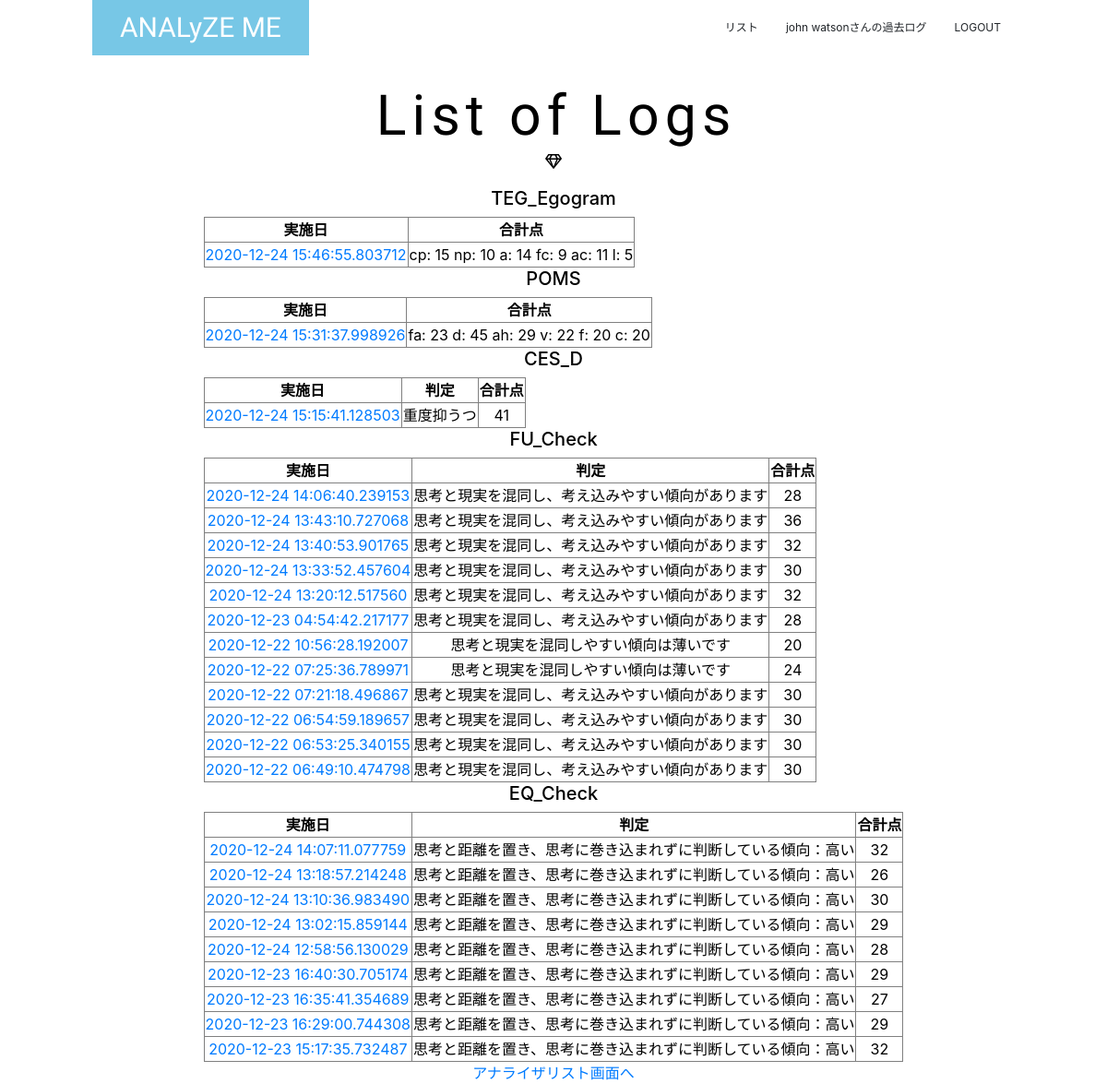
Page /logs/ (signed in) on the committed database.
### analyze_me/models/user.py (models this page shows, shortened)
class User(UserMixin, db.Model):
    __tablename__ = 'user'
    id = db.Column(db.Integer, primary_key=True)
    user_id = db.Column(db.String(50), unique=True)
    name = db.Column(db.String(30))
    password = db.Column(db.String(20), unique=True)
    created_at = db.Column(db.DateTime)
    fu_results = relationship('FU_results')
    eq_results = relationship('EQ_results')
    ces_results = relationship('CES_results')
    pom_results = relationship('POM_results')
    teg_results = relationship('TEG_results')

### analyze_me/models/results.py (models this page shows, shortened)
class TEG_results(db.Model):
    __tablename__ = 'teg_results'
    id = db.Column(db.Integer, primary_key=True, nullable=False)
    answers = db.Column(db.PickleType, nullable=True)
    a_sum = db.Column(db.PickleType, nullable=True)
    created_at = db.Column(db.DateTime)
    user_id = db.Column(db.Integer, db.ForeignKey('user.id', onupdate='CASCADE', ondelete='CASCADE'), nullable=False)

class POM_results(db.Model):
    __tablename__ = 'pom_results'
    id = db.Column(db.Integer, primary_key=True, nullable=False)
    answers = db.Column(db.PickleType, nullable=True)
    a_sum = db.Column(db.PickleType, nullable=True)
    created_at = db.Column(db.DateTime)
    user_id = db.Column(db.Integer, db.ForeignKey('user.id', onupdate='CASCADE', ondelete='CASCADE'), nullable=False)

class CES_results(db.Model):
    __tablename__ = 'ces_results'
    id = db.Column(db.Integer, primary_key=True, nullable=False)
    answers = db.Column(db.PickleType, nullable=True)
    a_sum = db.Column(db.Integer, nullable=True)
    judge = db.Column(db.String(200), nullable=True)
    created_at = db.Column(db.DateTime)
    user_id = db.Column(db.Integer, db.ForeignKey('user.id', onupdate='CASCADE', ondelete='CASCADE'), nullable=False)

class FU_results(db.Model):
    __tablename__ = 'fu_results'
    id = db.Column(db.Integer, primary_key=True, nullable=False)
    answers = db.Column(db.PickleType, nullable=True)
    a_sum = db.Column(db.Integer, nullable=True)
    judge = db.Column(db.String(200), nullable=True)
    created_at = db.Column(db.DateTime)
    user_id = db.Column(db.Integer, db.ForeignKey('user.id', onupdate='CASCADE', ondelete='CASCADE'), nullable=False)

class EQ_results(db.Model):
    __tablename__ = 'eq_results'
    id = db.Column(db.Integer, primary_key=True, nullable=False)
    answers = db.Column(db.PickleType, nullable=True)
    a_sum = db.Column(db.Integer, nullable=True)
    judge = db.Column(db.String(200), nullable=True)
    created_at = db.Column(db.DateTime)
    user_id = db.Column(db.Integer, db.ForeignKey('user.id', onupdate='CASCADE', ondelete='CASCADE'), nullable=False)

### analyze_me/views/views.py (the view)
@views.route('/logs/')
@login_required
def show_logs():
    fu_results = analyzer_service.find_all('fu')
    eq_results = analyzer_service.find_all('eq')
    ces_results = analyzer_service.find_all('ces')
    pom_results = analyzer_service.find_all('pom')
    teg_results = analyzer_service.find_all('teg')
    return render_template('logs/logs.html', fu_results=fu_results, \
                           eq_results=eq_results, ces_results=ces_results, \
                           pom_results=pom_results, teg_results=teg_results)

### analyze_me/__init__.py (called while the page is built)
@login_manager.user_loader
def load_user(user_id):
    return User.query.get(int(user_id))

### analyze_me/services/analyzer_service.py (called while the page is built)
def find_all(ex_id):
    if ex_id == 'fu':
        return FU_results.query.filter(FU_results.user_id == current_user.id).order_by(FU_results.id.desc()).all()
    elif ex_id == 'eq':
        return EQ_results.query.filter(EQ_results.user_id == current_user.id).order_by(EQ_results.id.desc()).all()
    elif ex_id == 'ces':
        return CES_results.query.filter(CES_results.user_id == current_user.id).order_by(CES_results.id.desc()).all()
    elif ex_id == 'pom':
        session['pom_fac'] = ["fa", "d", "ah", "v", "f", "c"]
        return POM_results.query.filter(POM_results.user_id == current_user.id).order_by(POM_results.id.desc()).all()
    elif ex_id == 'teg':
        session['teg_fac'] = ["cp", "np", "a", "fc", "ac", "l"]
        return TEG_results.query.filter(TEG_results.user_id == current_user.id).order_by(TEG_results.id.desc()).all()

### analyze_me/templates/logs/logs.html
{% extends "layout.html" %}
{% block body %}
<section class="logA">
    <div class="con">
        <h2>List of Logs</h2>
        <p class="symbol"><span class="far fa-gem"></span></p>
        <div>
            <h5>TEG_Egogram</h5>
            <table border="1">
                {% if teg_results %}
                <tr>
                    <th>実施日</th>
                    <th>合計点</th>
                </tr>
                {% else %}
                    <p>結果がありません</p>
                {% endif %}
                {% for teg_res in teg_results %}
                <tr>
                    <td>
                        <a href="{{ url_for('views.result', ex_id='teg', result_id=teg_res.id) }}">
                            {{ teg_res.created_at }}
                        </a>
                    </td>
                    <td>
                        {% for fac in session.teg_fac %}
                            {{ fac }}: {{ teg_res.a_sum[loop.index-1] }}
                        {% endfor %}
                    </td>
                </tr>
                {% endfor %}
            </table>
        </div>
        <div>
            <h5>POMS</h5>
            <table border="1">
                {% if pom_results %}
                <tr>
                    <th>実施日</th>
                    <th>合計点</th>
                </tr>
                {% else %}
                    <p>結果がありません</p>
                {% endif %}
                {% for pom_res in pom_results %}
                <tr>
                    <td>
                        <a href="{{ url_for('views.result', ex_id='pom', result_id=pom_res.id) }}">
                            {{ pom_res.created_at }}
                        </a>
                    </td>
                    <td>
                        {% for fac in session.pom_fac %}
                            {{ fac }}: {{ pom_res.a_sum[loop.index-1] }}
                        {% endfor %}
                    </td>
                </tr>
                {% endfor %}
            </table>
        </div>
        <div>
            <h5>CES_D</h5>
            <table border="1">
                {% if ces_results %}
                <tr>
                    <th>実施日</th>
                    <th>判定</th>
                    <th>合計点</th>
                </tr>
                {% else %}
                    <p>結果がありません</p>
                {% endif %}
                {% for ces_res in ces_results %}
                <tr>
                    <td>
                        <a href="{{ url_for('views.result', ex_id='ces', result_id=ces_res.id) }}">
                            {{ ces_res.created_at }}
                        </a>
                    </td>
                    <td>{{ ces_res.judge }}</td>
                    <td>{{ ces_res.a_sum }}</td>
                </tr>
                {% endfor %}
            </table>
        </div>
        <div>
            <h5>FU_Check</h5>
            <table border="1">
                {% if fu_results %}
                <tr>
                    <th>実施日</th>
                    <th>判定</th>
                    <th>合計点</th>
                </tr>
                {% else %}
                    <p>結果がありません</p>
                {% endif %}
                {% for fu_res in fu_results %}
                <tr>
                    <td>
                        <a href="{{ url_for('views.result', ex_id='fu', result_id=fu_res.id) }}">
                            {{ fu_res.created_at }}
                        </a>
                    </td>
                    <td>{{ fu_res.judge }}</td>
                    <td>{{ fu_res.a_sum }}</td>
                </tr>
                {% endfor %}
            </table>
        </div>
        <div>
            <h5>EQ_Check</h5>
            <table border="1">
                {% if eq_results %}
                <tr>
                    <th>実施日</th>
                    <th>判定</th>
                    <th>合計点</th>
                </tr>
                {% else %}
                    <p>結果がありません</p>
                {% endif %}
                {% for eq_res in eq_results %}
                <tr>
                    <td>
                    <a href="{{ url_for('views.result', ex_id='eq', result_id=eq_res.id) }}">
                        {{ eq_res.created_at }}
                    </a>
                    </td>
                    <td>{{ eq_res.judge }}</td>
                    <td>{{ eq_res.a_sum }}</td>
                </tr>
                {% endfor %}
            </table>
        </div>
        <a href="{{ url_for('analyzes.analyzer_list') }}">アナライザリスト画面へ</a>
    </div>
</section>
{% endblock %}

### analyze_me/templates/layout.html (shortened to what this page needs)
<!DOCTYPE html>
<html lang="ja">
<head>
    {% block head %}
    <link rel="stylesheet" href="{{ url_for('static', filename='style.css')}}">
    <link rel="stylesheet" href="https://stackpath.bootstrapcdn.com/bootstrap/4.5.0/css/bootstrap.min.css">
    <link rel="stylesheet" href="https://use.fontawesome.com/releases/v5.15.1/css/all.css">
    {% endblock %}
</head>
<body>
<div>
    <header>
        <nav class="conH">
            <div class="conH-small">
                <a class="headA" href="{{ url_for('views.index') }}">ANALyZE ME</a>
            </div>
            <div class="headB">
                <ul>
                    <li>
                        <a href="{{ url_for('analyzes.analyzer_list') }}">リスト</a>
                    </li>
                    {% if not current_user.is_authenticated %}
                    <li>
                        <a href="{{ url_for('auth.login') }}">LOGIN</a>
                    </li>
                    {% else %}
                    <li>
                        <a href="{{ url_for('views.show_logs') }}"><span>{{ current_user.name }}さんの</span>過去ログ</a>
                    </li>
                    <li>
                        <a href="{{ url_for('auth.logout') }}">LOGOUT</a>
                    </li>
                    {% endif %}
                </ul>
            </div>
        </nav>
    </header>
    {% block body %}{% endblock %}
</div>
</body>
</html>

### analyze_me/static/style.css (style rules this page uses)
:root { --main-color: #77C7E6; --accent-color: #E68E9F; --dark-color: #3A7E99; --opposite-color: #9AE665; --text-bright-color: #fff; --text-dark-color: #000; --gray-color: #ddd; --large-width: 1000px; --middle-width: 900px; }
@media (min-width: 800px) { :root { font-size: 16px; } }
body { margin: 0; font-family: 'メイリオ', 'Hiragino Kaku Gothic Pro', 'sans-serif'; }
.logA { display: flex; align-items: start; justify-content: center; height: 100vh; min-height: 450px; width: 100vw; min-width: 400px; color: #000; color: var(--text-dark-color); text-align: center; margin-left: auto; margin-right: auto; }
.logA .con { margin-top: 60px; max-width: 900px; max-width: var(--middle-width); margin-left: auto; margin-right: auto; }
.logA h2 { margin: 30px 0 0; font-family: 'Big Shoulders Stencil Display', cursive; font-size: 3.8rem; letter-spacing: 0.1em; margin-left: 0.1em; }
header { position: absolute; top: 0; left: 0; z-index: 100; width: 100%; background-color: rgba(255,255,255,0.5); }
.headA { display: inline-block; line-height: 60px; padding-left: 30px; padding-right: 30px; background-color: #77C7E6; background-color: var(--main-color); color: #fff; color: var(--text-bright-color); font-family: 'Big Shoulders Stencil Display', cursive; font-size: 30px; text-decoration: none; }
.headB ul { margin: 0; padding: 0; list-style: none; }
.headB a { display: block; padding: 15px; color: inherit; font-size: 12px; text-decoration: none; }
@media (min-width: 768px) { header .conH { display: flex; align-items: center; justify-content: space-between; max-width: 1000px; max-width: var(--large-width); margin-left: auto; margin-right: auto; } }
@media (min-width: 768px) { .headB ul { display: flex; } }
@media (min-width: 768px) { .headB { display: block !important; } }

### rows in the picture
User: name "john watson"
TEG_results: created_at "2020-12-24 15:46:55.803712", teg_fac "cp" "np" "a" "fc" "ac" "l", a_sum "15" "10" "14" "9" "11" "5"
POM_results: created_at "2020-12-24 15:31:37.998926", pom_fac "fa" "d" "ah" "v" "f" "c", a_sum "23" "45" "29" "22" "20" "20"
CES_results: created_at "2020-12-24 15:15:41.128503", judge "重度抑うつ", a_sum "41"
FU_results: created_at "2020-12-24 14:06:40.239153", judge "思考と現実を混同し、考え込みやすい傾向があります", a_sum "28"
FU_results: created_at "2020-12-24 13:43:10.727068", judge "思考と現実を混同し、考え込みやすい傾向があります", a_sum "36"
FU_results: created_at "2020-12-24 13:40:53.901765", judge "思考と現実を混同し、考え込みやすい傾向があります", a_sum "32"
FU_results: created_at "2020-12-24 13:33:52.457604", judge "思考と現実を混同し、考え込みやすい傾向があります", a_sum "30"
FU_results: created_at "2020-12-24 13:20:12.517560", judge "思考と現実を混同し、考え込みやすい傾向があります", a_sum "32"
FU_results: created_at "2020-12-23 04:54:42.217177", judge "思考と現実を混同し、考え込みやすい傾向があります", a_sum "28"
FU_results: created_at "2020-12-22 10:56:28.192007", judge "思考と現実を混同しやすい傾向は薄いです", a_sum "20"
FU_results: created_at "2020-12-22 07:25:36.789971", judge "思考と現実を混同しやすい傾向は薄いです", a_sum "24"
FU_results: created_at "2020-12-22 07:21:18.496867", judge "思考と現実を混同し、考え込みやすい傾向があります", a_sum "30"
FU_results: created_at "2020-12-22 06:54:59.189657", judge "思考と現実を混同し、考え込みやすい傾向があります", a_sum "30"
FU_results: created_at "2020-12-22 06:53:25.340155", judge "思考と現実を混同し、考え込みやすい傾向があります", a_sum "30"
FU_results: created_at "2020-12-22 06:49:10.474798", judge "思考と現実を混同し、考え込みやすい傾向があります", a_sum "30"
EQ_results: created_at "2020-12-24 14:07:11.077759", judge "思考と距離を置き、思考に巻き込まれずに判断している傾向：高い", a_sum "32"
EQ_results: created_at "2020-12-24 13:18:57.214248", judge "思考と距離を置き、思考に巻き込まれずに判断している傾向：高い", a_sum "26"
EQ_results: created_at "2020-12-24 13:10:36.983490", judge "思考と距離を置き、思考に巻き込まれずに判断している傾向：高い", a_sum "30"
EQ_results: created_at "2020-12-24 13:02:15.859144", judge "思考と距離を置き、思考に巻き込まれずに判断している傾向：高い", a_sum "29"
EQ_results: created_at "2020-12-24 12:58:56.130029", judge "思考と距離を置き、思考に巻き込まれずに判断している傾向：高い", a_sum "28"
EQ_results: created_at "2020-12-23 16:40:30.705174", judge "思考と距離を置き、思考に巻き込まれずに判断している傾向：高い", a_sum "29"
EQ_results: created_at "2020-12-23 16:35:41.354689", judge "思考と距離を置き、思考に巻き込まれずに判断している傾向：高い", a_sum "27"
EQ_results: created_at "2020-12-23 16:29:00.744308", judge "思考と距離を置き、思考に巻き込まれずに判断している傾向：高い", a_sum "29"
EQ_results: created_at "2020-12-23 15:17:35.732487", judge "思考と距離を置き、思考に巻き込まれずに判断している傾向：高い", a_sum "32"
